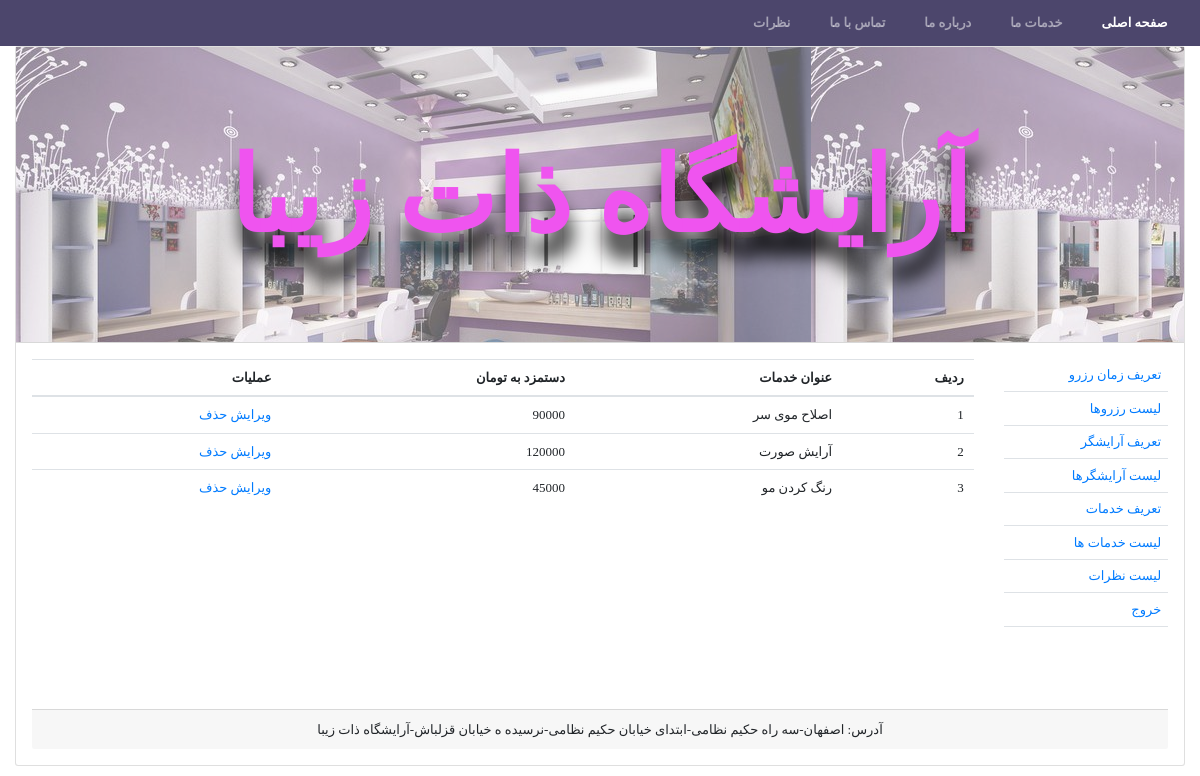
/proficiencyList.php (signed in), run on the app's committed database.
### tables this page shows
CREATE TABLE `proficiency` (
  `proficiency_id` int(4) NOT NULL,
  `proficiencyTitle` varchar(100) NOT NULL,
  `Cost` bigint(10) NOT NULL
);

### proficiencyList.php (the view, shortened to what this page needs)
<html lang="en">
<head>
    <link rel="stylesheet" href="bootstrap.css" >
    <link rel="stylesheet" href="Style.css" >
</head>
<body>
<nav class="navbar navbar-expand-sm bg-success navbar-dark">
  <ul class="navbar-nav">
    <li class="nav-item active">
      <a class="nav-link" href="index.php">صفحه اصلی</a>
    </li>
    <li class="nav-item">
      <a class="nav-link" href="Services.html">خدمات ما</a>
    </li>
    <li class="nav-item">
      <a class="nav-link" href="about_me.php">درباره ما</a>
    </li>
    <li class="nav-item">
      <a class="nav-link" href="contact_us.php">تماس با ما</a>
    </li>
    <li class="nav-item ">
      <a class="nav-link" href="comment.php">نظرات</a>
    </li>
  </ul>
</nav>
  <div class="container-fluid">
             <div class="card">
             <div class="card-header hero">
                 <h1 class='text-center'>آرایشگاه ذات زیبا</h1>
                 </div>
                 <div class="card-body">
                     <div class="row">
                          <div class="col-md-2">
                             <div class="p-2 border-bottom"><a href="Rezerve.php">تعریف زمان رزرو</a></div>
                             <div class="p-2 border-bottom"><a href="RezerveList.php">لیست رزروها</a></div>
                             <div class="p-2 border-bottom"><a href="Hairdresser.php"> تعریف آرایشگر</a></div>
                             <div class="p-2 border-bottom"><a href="HairdresserList.php"> لیست آرایشگرها</a></div>
                             <div class="p-2 border-bottom"><a href="proficiency.php"> تعریف خدمات</a></div>
                             <div class="p-2 border-bottom"><a href="proficiencyList.php"> لیست خدمات ها</a></div>
                             <div class="p-2 border-bottom"><a href="mng_comment.php"> لیست نظرات</a></div>
                             <div class="p-2 border-bottom"><a href="logout.php"> خروج  </a></div>
                          </div>
                          <div class="col-md-10" style="min-height:350px !important;">
                               <table class="table">
                                <thead>
                                <tr>
                                     <th>ردیف</th>
                                     <th>عنوان خدمات</th>
                                     <th>دستمزد به تومان</th>
                                     <th> عملیات</th>
                                    </tr>
                                </thead>
                                <tbody>
                                    <?php
                                   include 'db.php';
                                    $sql = "SELECT * FROM proficiency ";
                                    $result = mysqli_query($conn, $sql);
                                    if (mysqli_num_rows($result) > 0) {
                                    $i=1;
                                    while($row = mysqli_fetch_assoc($result)) {
                                        echo "<tr><td>$i</td>
                                        <td>" . $row["proficiencyTitle"]. "</td>
                                        <td>" . $row["Cost"]. "</td>
                                        <td>
                                        <a href='UpdateProficiency.php?id=" . $row["proficiency_id"]. "&& profttl=" . $row["proficiencyTitle"]. " && cost=" . $row["Cost"]. "'>ویرایش</a>
                                        <a href='deleteProficiency.php?id=" . $row["proficiency_id"]. "'>حذف</a>
                                        </td>
                                        </tr>";
                                        $i++;
                                    }
                                    } else {
                                    echo "هیج رزروی ثبت نشده است";
                                    }
                                    ?>
                                 </tbody>
                                </table>
                                </div>
                </div>
                <div class="card-footer text-center">
                <span>آدرس: اصفهان-سه راه حکیم نظامی-ابتدای خیابان حکیم نظامی-نرسیده ه خیابان قزلباش-آرایشگاه ذات زیبا</span>
                </div>
             </div>
          </div>
  </div>
</body>
</html>

### Style.css (style rules this page uses)
* { padding: 0; margin: 0; direction: rtl; text-align: right; font-family: Tahoma; font-size: 13px; }
nav li { font-weight: bold; margin-left: 13px; margin-right: 13px; }
.bg-success { background-color: #4c466c !important; }
.hero { position: relative; height: 37vh; width: 100%; display: flex; align-items: center; justify-content: center; }
.hero::before { content: ""; background-image: url('arayeshgah_Banner.jpg'); position: absolute; top: 0px; right: 0px; bottom: 0px; left: 0px; opacity: 0.6; }
h1 { position: relative; margin-top:1%; font-size: 8rem; line-height: 0.9; text-align: center; font-weight: 900; color: #ef54ef; text-shadow: 2px 23px 20px #000000; }

### data on the page
proficiency: proficiencyTitle "اصلاح موی سر", Cost "90000"
proficiency: proficiencyTitle "آرایش صورت", Cost "120000"
proficiency: proficiencyTitle "رنگ کردن مو", Cost "45000"
